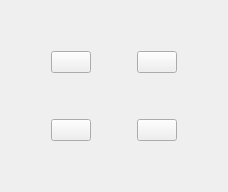
      <widget class="QWidget" name="Home_Page">
       <layout class="QGridLayout" name="gridLayout_2">
        <item row="1" column="4">
         <spacer name="horizontalSpacer_3">
          <property name="orientation">
           <enum>Qt::Horizontal</enum>
          </property>
          <property name="sizeHint" stdset="0">
           <size>
            <width>40</width>
            <height>20</height>
           </size>
          </property>
         </spacer>
        </item>
        <item row="0" column="1">
         <spacer name="verticalSpacer_3">
          <property name="orientation">
           <enum>Qt::Vertical</enum>
          </property>
          <property name="sizeHint" stdset="0">
           <size>
            <width>20</width>
            <height>40</height>
           </size>
          </property>
         </spacer>
        </item>
        <item row="1" column="0">
         <spacer name="horizontalSpacer_2">
          <property name="orientation">
           <enum>Qt::Horizontal</enum>
          </property>
          <property name="sizeHint" stdset="0">
           <size>
            <width>40</width>
            <height>20</height>
           </size>
          </property>
         </spacer>
        </item>
        <item row="1" column="3">
         <widget class="QPushButton" name="btnGenAlarm">
          <property name="sizePolicy">
           <sizepolicy hsizetype="Expanding" vsizetype="Expanding">
            <horstretch>0</horstretch>
            <verstretch>0</verstretch>
           </sizepolicy>
          </property>
          <property name="text">
           <string/>
          </property>
         </widget>
        </item>
        <item row="3" column="3">
         <widget class="QPushButton" name="btnGenSettings">
          <property name="sizePolicy">
           <sizepolicy hsizetype="Expanding" vsizetype="Expanding">
            <horstretch>0</horstretch>
            <verstretch>0</verstretch>
           </sizepolicy>
          </property>
          <property name="text">
           <string/>
          </property>
         </widget>
        </item>
        <item row="3" column="1">
         <widget class="QPushButton" name="btnGenTemp">
          <property name="sizePolicy">
           <sizepolicy hsizetype="Expanding" vsizetype="Expanding">
            <horstretch>0</horstretch>
            <verstretch>0</verstretch>
           </sizepolicy>
          </property>
          <property name="text">
           <string/>
          </property>
         </widget>
        </item>
        <item row="4" column="3">
         <spacer name="verticalSpacer_4">
          <property name="orientation">
           <enum>Qt::Vertical</enum>
          </property>
          <property name="sizeHint" stdset="0">
           <size>
            <width>20</width>
            <height>40</height>
           </size>
          </property>
         </spacer>
        </item>
        <item row="1" column="1">
         <widget class="QPushButton" name="btnGenLight">
          <property name="sizePolicy">
           <sizepolicy hsizetype="Expanding" vsizetype="Expanding">
            <horstretch>0</horstretch>
            <verstretch>0</verstretch>
           </sizepolicy>
          </property>
          <property name="text">
           <string/>
          </property>
         </widget>
        </item>
        <item row="3" column="2">
         <spacer name="horizontalSpacer_4">
          <property name="orientation">
           <enum>Qt::Horizontal</enum>
          </property>
          <property name="sizeHint" stdset="0">
           <size>
            <width>40</width>
            <height>20</height>
           </size>
          </property>
         </spacer>
        </item>
        <item row="2" column="2">
         <spacer name="verticalSpacer_5">
          <property name="orientation">
           <enum>Qt::Vertical</enum>
          </property>
          <property name="sizeHint" stdset="0">
           <size>
            <width>20</width>
            <height>40</height>
           </size>
          </property>
         </spacer>
        </item>
       </layout>
      </widget>
